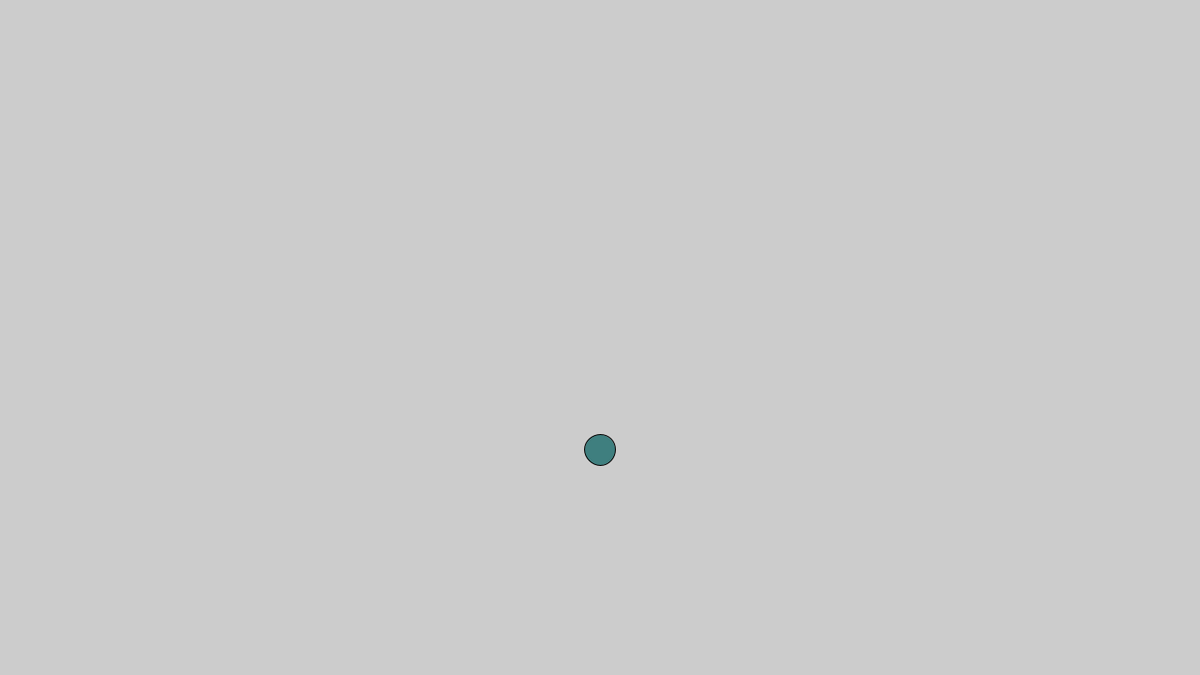
Frame 1 (no input)
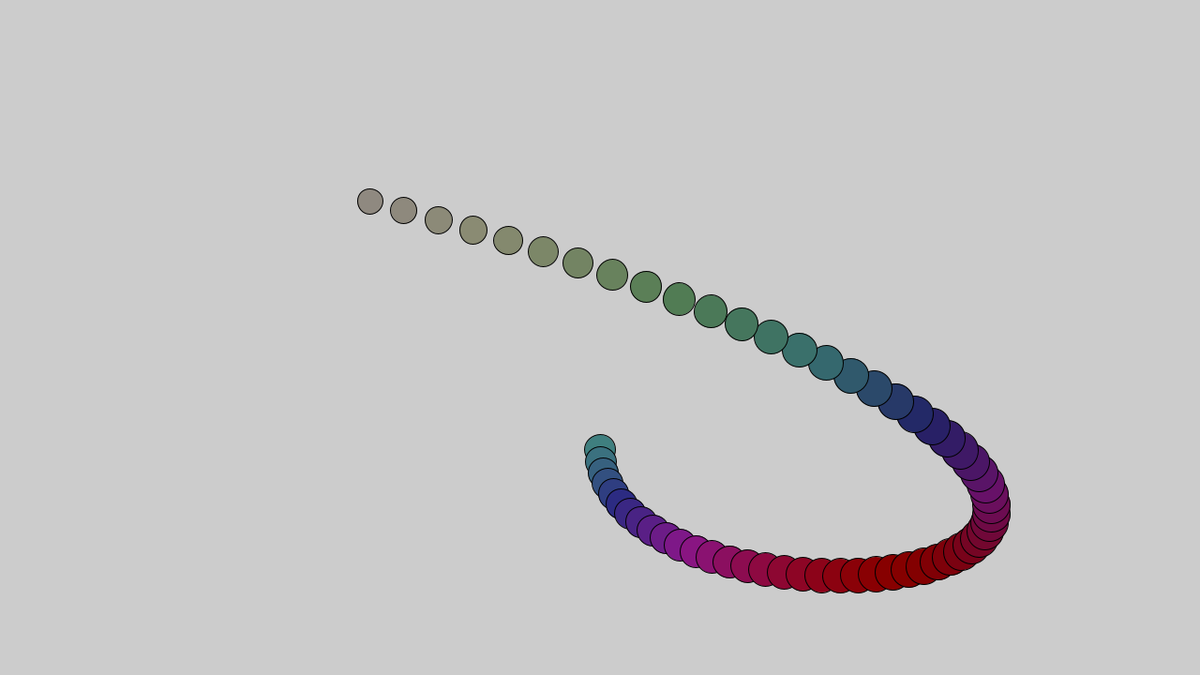
Frame 60 (the mouse pressed at the canvas centre just before this capture)
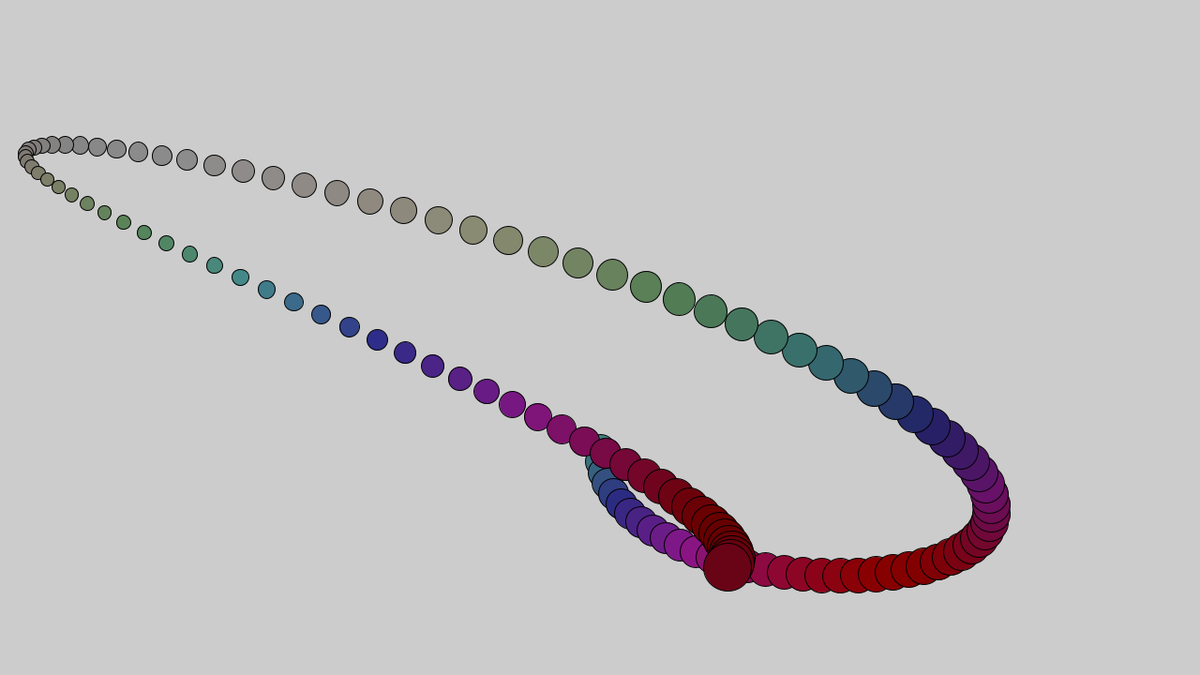
Frame 120 (the mouse held since frame 60 and released just before this capture)

The Processing sketch that drew these frames (run headless with seeded random() and noise(); from frame 60 on, the mouse is pressed at the canvas centre):

// Processing sketch: simbolo_infinito_com_circulo_e_cores_rgb
// ── simbolo_infinito_com_circulo_e_cores_rgb.pde
float x = 0;
float a = 0;

void setup(){
size(1280, 720);
colorMode(HSB, 100);
smooth();
frameRate(60);
}

void draw(){
  //background(0);
 float x = map(sin(a*2)*sin(a*0.8), -1, 1, 0, width);
  float y = map(sin(a+1.5)*sin(a+0.5), -1, 1, -200, height);
  float cor = map(sin(a*2.3), -1, 1, 0, 100);
  float sz = map(sin(a*0.3)*sin(a*2), -1, 1, 5, 60);
  float bri = map(sin(a*1.3)*sin(a*4.1), -1, 1, 40, 60);
  
  fill(cor, cor, bri);
  ellipse(x, y, sz, sz);
  a = a + 0.03;
}
